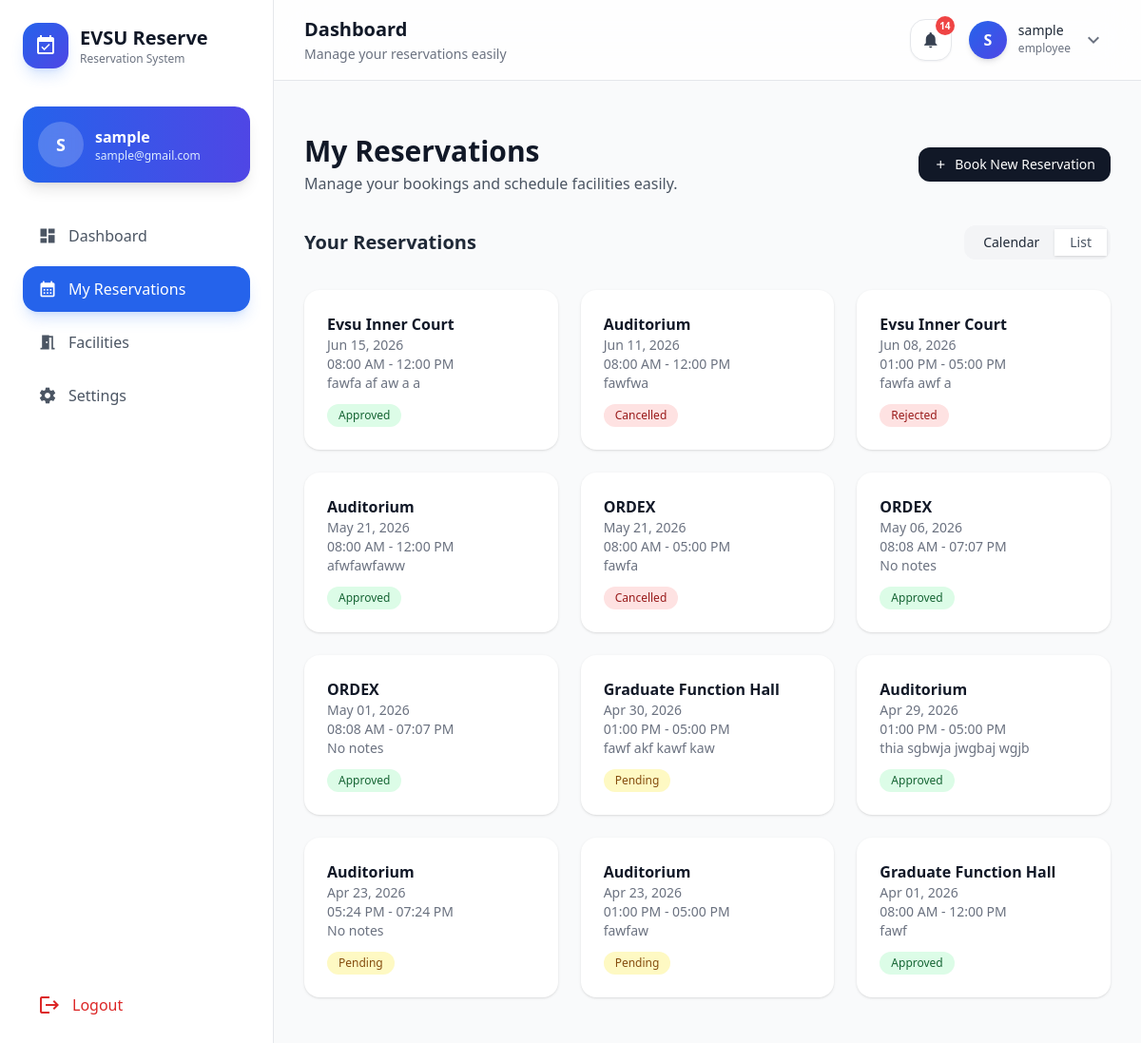
The page /my-reservations/ (signed in) on the database its author committed.
### core/models.py (models this page shows, shortened)
class User(AbstractUser):
    ROLE_CHOICES = [
        ('admin', 'Admin'),
        ('employee', 'Employee'),
        ('student', 'Student'),
    ]
    role = models.CharField(max_length=10, choices=ROLE_CHOICES, default='employee')
    email = models.EmailField(unique=True)
    groups = models.ManyToManyField(
        Group,
        related_name='custom_user_set',
        blank=True,
        verbose_name='groups'
    )
    user_permissions = models.ManyToManyField(
        Permission,
        related_name='custom_user_set_permissions',
        blank=True,
        verbose_name='user permissions'
    )
    USERNAME_FIELD = 'username'
    REQUIRED_FIELDS = ['email']

class Reservation(models.Model):
    STATUS_CHOICES = [
        ('pending', 'Pending'),
        ('approved', 'Approved'),
        ('rejected', 'Rejected'),
        ('cancelled', 'Cancelled'),
    ]
    user = models.ForeignKey('core.User', on_delete=models.CASCADE, related_name='reservations')
    facility = models.ForeignKey(Facility, on_delete=models.CASCADE, related_name='reservations')
    date = models.DateField()
    start_time = models.TimeField()
    end_time = models.TimeField()
    status = models.CharField(max_length=10, choices=STATUS_CHOICES, default='pending')
    created_at = models.DateTimeField(auto_now_add=True)
    notes = models.TextField(blank=True)
    class Meta:
        constraints = [
            models.UniqueConstraint(
                fields=['facility', 'date', 'start_time', 'end_time'],
                name='unique_reservation'
            )
        ]
        ordering = ['-date', 'start_time']

class Facility(models.Model):
    name = models.CharField(max_length=100)
    description = models.TextField(blank=True)
    location = models.CharField(max_length=100, blank=True)
    capacity = models.PositiveIntegerField(null=True, blank=True)
    image = models.ImageField(
        upload_to='facilities/',
        blank=True,
        null=True,
        default='images/default.jpg'   # ✅ ADD THIS
    )
    is_active = models.BooleanField(default=True)

### core/views.py (the view)
# urls.py: path('my-reservations/', views.my_reservations, name='my_reservations'),
@login_required
def my_reservations(request):
    user = request.user
    today = timezone.now().date()
    reservations = (
        Reservation.objects
        .filter(user=user)
        .select_related('facility')
        .prefetch_related('equipments__equipment')  # 🔥 include equipment
        .order_by('-date', '-start_time')
    )
    for res in reservations:
        res.time_slot = f"{res.start_time.strftime('%I:%M %p')} - {res.end_time.strftime('%I:%M %p')}"
        res.equipment_list = [eq.equipment.name for eq in res.equipments.all()]
    facilities = Facility.objects.filter(is_active=True)
    context = {
        'reservations': reservations,
        'facilities': facilities,
    }
    return render(request, 'user/my_reservations.html', context)

### core/context_processors.py (called while the page is built)
def notifications(request):
    if request.user.is_authenticated:
        count = Notification.objects.filter(user=request.user, is_read=False).count()
    else:
        count = 0
    return {
        'unread_notifications_count': count
    }

### templates/user/my_reservations.html (shortened to what this page needs)
{% extends 'user/base.html' %}
{% load widget_tweaks %}
{% block content %}
<div class="max-w-7xl mx-auto py-6 space-y-8">
    <div class="flex flex-col md:flex-row md:justify-between md:items-center">
        <div>
            <h2 class="text-3xl font-bold text-gray-900">My Reservations</h2>
            <p class="text-gray-600 mt-1">
                Manage your bookings and schedule facilities easily.
            </p>
        </div>
        <a href="{% url 'facilities' %}"
           class="flex items-center gap-2 bg-gray-900 text-white px-4 py-2 rounded-xl text-sm hover:bg-gray-800 transition">
            <span class="material-icons text-sm">add</span>
            Book New Reservation
        </a>
    </div>
    <div class="flex items-center justify-between">
        <h3 class="text-xl font-semibold">Your Reservations</h3>
        <div class="flex bg-gray-100 p-1 rounded-xl">
            <button onclick="showView('calendar')" id="btnCalendar"
                class="px-4 py-1 text-sm rounded-lg bg-white shadow">
                Calendar
            </button>
            <button onclick="showView('list')" id="btnList"
                class="px-4 py-1 text-sm text-gray-600">
                List
            </button>
        </div>
    </div>
    <div id="listView" class="grid grid-cols-1 md:grid-cols-2 lg:grid-cols-3 gap-6">
        {% for res in reservations %}
        <a href="{% url 'user_reservation_detail' res.pk %}" class="bg-white shadow rounded-2xl p-6 hover:shadow-lg transition">
            <h4 class="font-semibold text-gray-900">{{ res.facility.name }}</h4>
            <p class="text-sm text-gray-500">{{ res.date|date:"M d, Y" }}</p>
            <p class="text-sm text-gray-500">{{ res.time_slot }}</p>
            <p class="text-sm text-gray-500">{{ res.notes|default:"No notes" }}</p>
            <span class="mt-3 inline-block px-3 py-1 text-xs rounded-full
                {% if res.status == 'pending' %}bg-yellow-100 text-yellow-800
                {% elif res.status == 'approved' %}bg-green-100 text-green-800
                {% else %}bg-red-100 text-red-800{% endif %}">
                {{ res.status|capfirst }}
            </span>
        </a>
        {% endfor %}
    </div>
</div>
{% endblock %}

### templates/user/base.html (shortened to what this page needs)
{% load static %}
<!DOCTYPE html>
<html lang="en">
<head>
    <script src="https://cdn.tailwindcss.com"></script>
</head>
<body class="font-sans bg-gray-50 text-gray-800 flex min-h-screen overflow-x-hidden">
    <aside class="hidden lg:flex flex-col w-72 h-screen sticky top-0
                  bg-white/90 backdrop-blur-xl border-r border-gray-200">
        <div class="flex flex-col h-full p-6">
            <div class="flex items-center gap-3 mb-10">
                <div class="w-12 h-12 rounded-2xl bg-gradient-to-br from-blue-600 to-indigo-600
                            flex items-center justify-center shadow-lg shadow-blue-500/20">
                    <span class="material-icons text-white text-2xl">
                    </span>
                </div>
                <div>
                    <h1 class="text-xl font-bold text-gray-900">
                        EVSU Reserve
                    </h1>
                    <p class="text-xs text-gray-500">
                        Reservation System
                    </p>
                </div>
            </div>
            <div class="mb-8">
                <div class="p-4 rounded-2xl bg-gradient-to-r from-blue-600 to-indigo-600 text-white shadow-lg">
                    <div class="flex items-center gap-3">
                        <div class="w-12 h-12 rounded-full bg-white/20 backdrop-blur
                                    flex items-center justify-center text-lg font-semibold">
                            {{ request.user.username|slice:":1"|upper }}
                        </div>
                        <div class="min-w-0">
                            <p class="font-semibold truncate">
                                {{ request.user.username }}
                            </p>
                            <p class="text-xs text-blue-100 truncate">
                                {{ request.user.email }}
                            </p>
                        </div>
                    </div>
                </div>
            </div>
            <nav class="flex-1 space-y-2">
                <a href="{% url 'user_dashboard' %}"
                   class="group flex items-center gap-3 px-4 py-3 rounded-2xl
                          transition-all duration-300
                          {% if request.resolver_match.url_name == 'user_dashboard' %}
                          bg-blue-600 text-white shadow-lg shadow-blue-500/20
                          {% else %}
                          text-gray-600 hover:bg-gray-100 hover:text-gray-900
                          {% endif %}">
                    <span class="material-icons text-[20px]">dashboard</span>
                    <span class="font-medium">
                        Dashboard
                    </span>
                </a>
                <a href="{% url 'my_reservations' %}"
                   class="group flex items-center gap-3 px-4 py-3 rounded-2xl
                          transition-all duration-300
                          {% if request.resolver_match.url_name == 'my_reservations' %}
                          bg-blue-600 text-white shadow-lg shadow-blue-500/20
                          {% else %}
                          text-gray-600 hover:bg-gray-100 hover:text-gray-900
                          {% endif %}">
                    <span class="material-icons text-[20px]">
                    </span>
                    <span class="font-medium">
                        My Reservations
                    </span>
                </a>
                <a href="{% url 'facilities' %}"
                   class="group flex items-center gap-3 px-4 py-3 rounded-2xl
                          transition-all duration-300
                          {% if request.resolver_match.url_name == 'facilities' %}
                          bg-blue-600 text-white shadow-lg shadow-blue-500/20
                          {% else %}
                          text-gray-600 hover:bg-gray-100 hover:text-gray-900
                          {% endif %}">
                    <span class="material-icons text-[20px]">
                    </span>
                    <span class="font-medium">
                        Facilities
                    </span>
                </a>
                <a href="#"
                   class="group flex items-center gap-3 px-4 py-3 rounded-2xl
                          text-gray-600 hover:bg-gray-100 hover:text-gray-900
                          transition-all duration-300">
                    <span class="material-icons text-[20px]">
                    </span>
                    <span class="font-medium">
                        Settings
                    </span>
                </a>
            </nav>
            <button onclick="openLogoutModal()"
                    class="mt-6 flex items-center gap-3 px-4 py-3 rounded-2xl
                           text-red-600 hover:bg-red-50 transition-all duration-300">
                <span class="material-icons">logout</span>
                <span class="font-medium">
                    Logout
                </span>
            </button>
        </div>
    </aside>
    <div class="flex-1 flex flex-col min-h-screen">
        <header class="sticky top-0 z-40
                       bg-white/80 backdrop-blur-xl
                       border-b border-gray-200">
            <div class="px-4 md:px-8 py-4 flex items-center justify-between">
                <div>
                    <h2 class="text-lg md:text-xl font-semibold text-gray-900">
                        {% block page_title %}Dashboard{% endblock %}
                    </h2>
                    <p class="text-xs md:text-sm text-gray-500 mt-0.5">
                        Manage your reservations easily
                    </p>
                </div>
                <div class="flex items-center gap-3">
                    <div class="relative">
                        <button id="notifBtn"
                            class="relative w-11 h-11 rounded-2xl
                                   bg-white border border-gray-200
                                   hover:bg-gray-100 transition
                                   flex items-center justify-center shadow-sm">
                            <span class="material-icons text-[20px] text-gray-700">
                            </span>
                            {% if unread_notifications_count > 0 %}
                            <span class="absolute -top-1 -right-1 min-w-[20px] h-5
                                         px-1 rounded-full bg-red-500 text-white
                                         text-[10px] flex items-center justify-center font-semibold">
                                {{ unread_notifications_count }}
                            </span>
                            {% endif %}
                        </button>
                    </div>
                    <div class="relative">
                        <button id="profileBtn"
                            class="flex items-center gap-3 p-1.5 rounded-2xl
                                   hover:bg-gray-100 transition">
                            <div class="w-10 h-10 rounded-full
                                        bg-gradient-to-br from-blue-600 to-indigo-600
                                        text-white font-semibold
                                        flex items-center justify-center shadow-md">
                                {{ request.user.username|slice:":1"|upper }}
                            </div>
                            <div class="hidden md:block text-left">
                                <p class="text-sm font-medium text-gray-800 leading-none">
                                    {{ request.user.username }}
                                </p>
                                <p class="text-xs text-gray-500 mt-1">
                                    {{ request.user.role }}
                                </p>
                            </div>
                            <span class="material-icons text-gray-500 hidden md:block">
                            </span>
                        </button>
                    </div>
                </div>
            </div>
        </header>
        <main class="flex-1 p-4 md:p-8 pb-28 lg:pb-8">
            {% block content %}{% endblock %}
        </main>
    </div>
</body>
</html>

### templates/user/base.html (style rules this page uses)
body { background-color: #f9fafb; }
header { backdrop-filter: blur(10px); }

### rows shown on the page
User: user.username "S", user.username "sample", user.email "sample@gmail.com", user.role "employee"
Reservation: facility.name "Evsu Inner Court", date "Jun 15, 2026", time_slot "08:00 AM - 12:00 PM", notes "fawfa af aw a a", status "Approved"
Reservation: facility.name "Auditorium", date "Jun 11, 2026", time_slot "08:00 AM - 12:00 PM", notes "fawfwa", status "Cancelled"
Reservation: facility.name "Evsu Inner Court", date "Jun 08, 2026", time_slot "01:00 PM - 05:00 PM", notes "fawfa awf a", status "Rejected"
Reservation: facility.name "Auditorium", date "May 21, 2026", time_slot "08:00 AM - 12:00 PM", notes "afwfawfaww", status "Approved"
Reservation: facility.name "ORDEX", date "May 21, 2026", time_slot "08:00 AM - 05:00 PM", notes "fawfa", status "Cancelled"
Reservation: facility.name "ORDEX", date "May 06, 2026", time_slot "08:08 AM - 07:07 PM", notes "No notes", status "Approved"
Reservation: facility.name "ORDEX", date "May 01, 2026", time_slot "08:08 AM - 07:07 PM", notes "No notes", status "Approved"
Reservation: facility.name "Graduate Function Hall", date "Apr 30, 2026", time_slot "01:00 PM - 05:00 PM", notes "fawf akf kawf kaw", status "Pending"
Reservation: facility.name "Auditorium", date "Apr 29, 2026", time_slot "01:00 PM - 05:00 PM", notes "thia sgbwja jwgbaj wgjb", status "Approved"
Reservation: facility.name "Auditorium", date "Apr 23, 2026", time_slot "05:24 PM - 07:24 PM", notes "No notes", status "Pending"
Reservation: facility.name "Auditorium", date "Apr 23, 2026", time_slot "01:00 PM - 05:00 PM", notes "fawfaw", status "Pending"
Reservation: facility.name "Graduate Function Hall", date "Apr 01, 2026", time_slot "08:00 AM - 12:00 PM", notes "fawf", status "Approved"

### other values the page prints
{{ unread_notifications_count }} "14"
